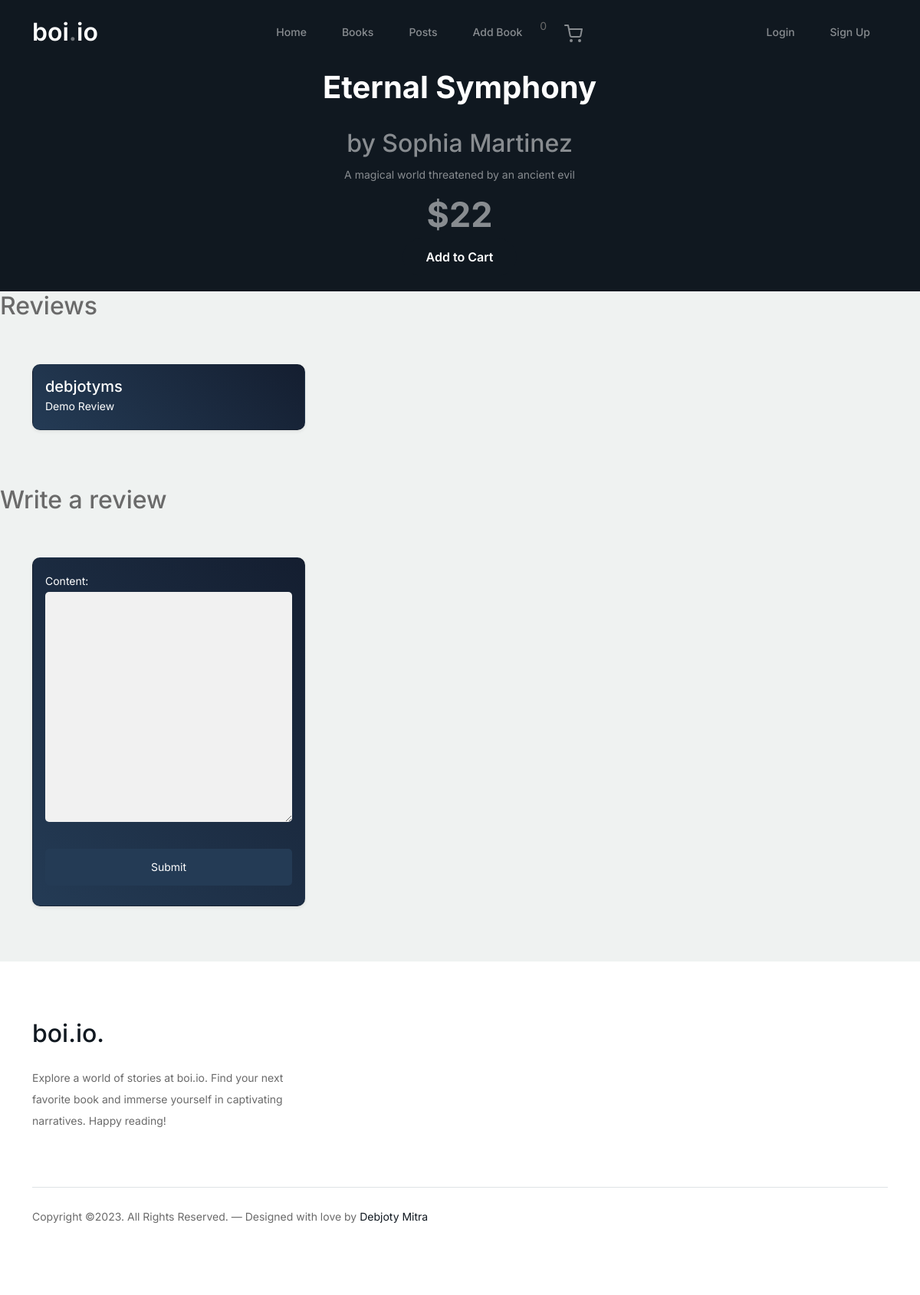
/product/5/, run on the app's committed database.
### accounts/models.py (models this page shows, shortened)
class Book(models.Model):
    title = models.CharField(max_length=100, null=False)
    author = models.CharField(max_length=100, null=False)
    price = models.IntegerField(null=False)
    stock = models.IntegerField(null=False)
    genre = models.CharField(max_length=100, null=False)
    description = models.TextField(null=False)
    isbn = models.IntegerField(unique=True, null=False)

class Review(models.Model):
    user = models.ForeignKey(User, on_delete=models.CASCADE)
    book = models.ForeignKey(Book, on_delete=models.CASCADE)
    content = models.TextField()

### accounts/views.py (the view, shortened to what this page needs)
# urls.py: path('product/<int:book_id>/', views.product, name='product'),
def product(request, book_id):
    book = get_object_or_404(Book, id=book_id)
    reviews = Review.objects.filter(book=book)
    form = ReviewForm()
    return render(request, 'product.html', {'book': book, 'reviews': reviews, 'form': form})

### accounts/forms.py
class ReviewForm(forms.ModelForm):
    class Meta:
        model = Review
        fields = ['content']

### cart/carts.py (called while the page is built)
    def __len__(self):
        return len(list(self.cart.keys()))

### cart/context_processors.py (called while the page is built)
def cart(request):
    return {'cart': Cart(request)}

### accounts/templates/product.html (shortened to what this page needs)
{% extends 'base.html' %}
{% load static %}
{% block content %}
<div class="hero d-flex align-items-center" style="padding-top: 20px; padding-bottom: 20px;">
    <div class="container">
        <div class="row justify-content-center">
            <div class="col-lg-5 text-center">
                <div class="intro-excerpt">
                    <h1>{{ book.title }}</h1>
                    <h2 class="card-title">by {{ book.author }}</h2>
                    <p class="mb-4">{{ book.description }}</p>
                    <p class="small-text">${{ book.price }}</p>
                    <form action="{% url 'add-to-cart' book.id %}" method="POST">
                        <button type="submit" class="btn btn-primary">Add to Cart</button>
                    </form>
                </div>
            </div>
        </div>
    </div>
</div>
<h2>Reviews</h2>
<div class="container py-5">
    <div class="row">
        {% for review in reviews %}
            <div class="col-lg-4 mb-4">
                <div class="card h-100 shadow-sm">
                    <div class="card-body d-flex flex-column">
                        <h5 class="card-title mb-0">{{ review.user.username }}</h5>
                        <p class="card-text mt-auto">{{ review.content }}</p>
                    </div>
                </div>
            </div>
        {% empty %}
            <p>No reviews yet.</p>
        {% endfor %}
    </div>
</div>
<h2>Write a review</h2>
<div class="container py-5">
    <div class="row">
        <div class="col-lg-4 mb-4">
            <div class="card h-100 shadow-sm">
                <div class="card-body d-flex flex-column">
                    <form method="post" class="review-form">
                        {{ form.as_p }}
                        <button type="submit">Submit</button>
                    </form>
                </div>
            </div>
        </div>
    </div>
</div>
{% endblock %}

### static/css/style.css (style rules this page uses)
body { overflow-x: hidden; position: relative; }
body { font-family: "Inter", sans-serif; font-weight: 400; line-height: 28px; color: #6a6a6a; font-size: 14px; background-color: #eff2f1; }
.hero { background: #101820; padding: calc(4rem - 30px) 0 0rem 0; }
@media (min-width: 768px) { .hero { padding: calc(4rem - 30px) 0 4rem 0; } }
@media (min-width: 992px) { .hero { padding: calc(8rem - 30px) 0 8rem 0; } }
.hero .intro-excerpt { position: relative; z-index: 4; }
@media (min-width: 992px) { .hero .intro-excerpt { max-width: 450px; } }
.hero h1 { font-weight: 700; color: #ffffff; margin-bottom: 30px; }
.hero p { color: rgba(255, 255, 255, 0.5); margin-botom: 30px; }
.btn { font-weight: 600; padding: 12px 30px; border-radius: 30px; color: #ffffff; background: #101820; border-color: #101820; }
.btn.btn-primary { background: #101820; border-color: #101820; }
textarea { height: auto !important; }

### templates/base.html (style rules this page uses)
body { padding-top: 70px; }

### accounts/templates/product.html (style rules this page uses)
h2.card-title { color: rgb(136, 140, 144); }
.small-text { font-size: 2.8rem; font-weight: 700; }
.card { transition: transform 0.3s ease; cursor: pointer; border-radius: 10px; position: relative; color: white; background: linear-gradient(45deg , #243b55, #141e30); }
.card::before { content: ""; position: absolute; top: 0; left: 0; width: 100%; height: 100%; background: linear-gradient(45deg, #141e30 , #243b55); z-index: -1; opacity: 0; transition: opacity 0.3s ease; }
.review-form input, .review-form textarea, .review-form button { width: 100%; border: none; padding: 10px; margin-bottom: 10px; border-radius: 5px; }
.review-form input, .review-form textarea { background: #f1f1f1; }
.review-form button { background: #243b55; color: white; cursor: pointer; }

### data on the page
Book: title "Eternal Symphony", author "Sophia Martinez", description "A magical world threatened by an ancient evil", price "22"
Review: user.username "debjotyms", content "Demo Review"

### other printed values
{{ cart|length }} "0"
